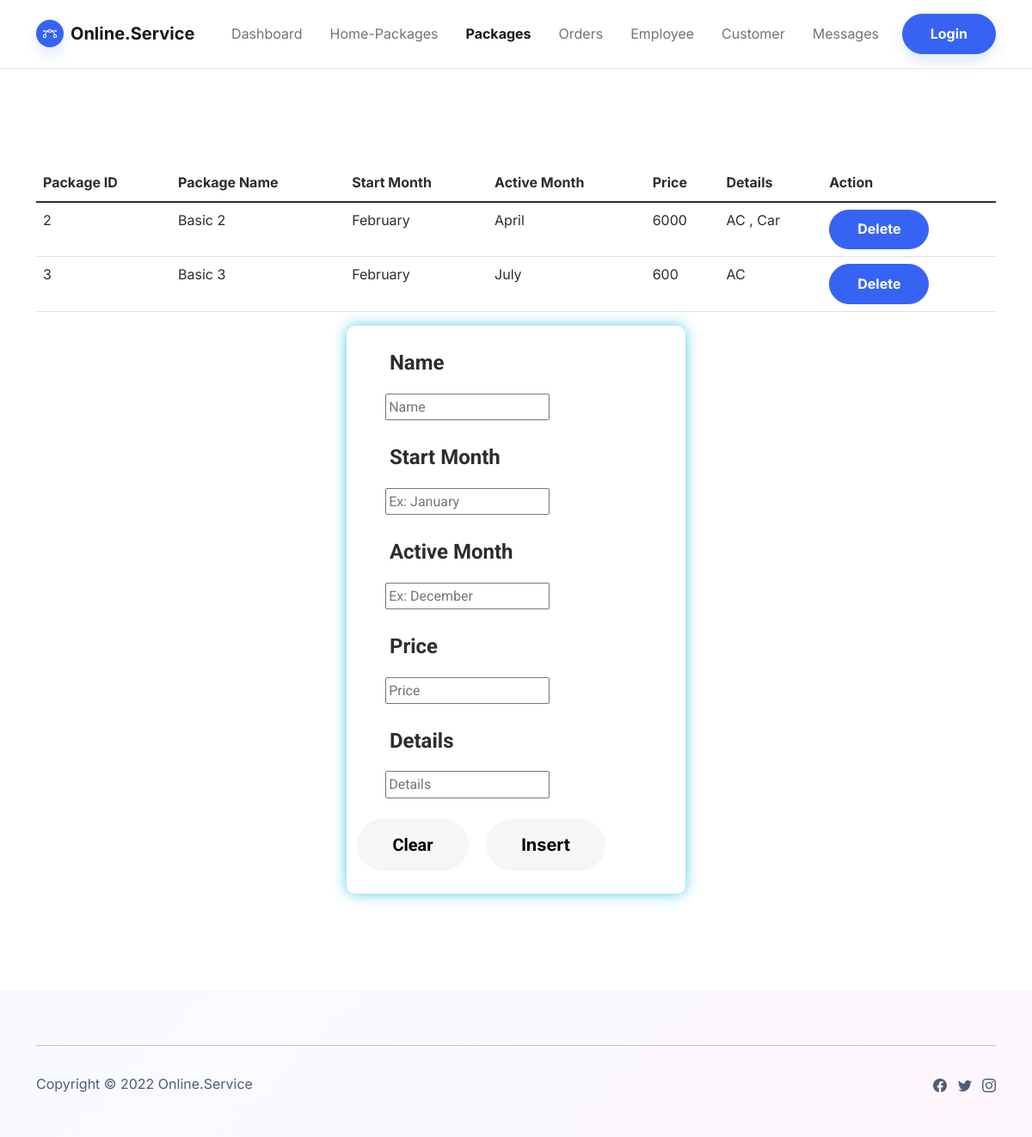
Page /packages_admin.php on the committed database.
### tables this page shows
CREATE TABLE `packages` (
  `package_id` int(50) NOT NULL,
  `package_name` varchar(30) NOT NULL,
  `start_month` varchar(50) NOT NULL,
  `active_month` varchar(50) NOT NULL,
  `price` varchar(50) NOT NULL,
  `details` text NOT NULL
);

### packages_admin.php (the view, shortened to what this page needs)
<!DOCTYPE html>
<html lang="en">
<head>
    <link rel="stylesheet" href="assets/bootstrap/css/bootstrap.min.css?h=88e3a007383196388a6d5b5eef85f893">
    <link rel="stylesheet" href="assets/css/Responsive-Form-1.css?h=c6261da663e77c52ac9a03330e69905e">
    <link rel="stylesheet" href="assets/css/Responsive-Form.css?h=89e4edcb6c3458a3d6646f0374cd4470">
</head>
<body style="/*background: url(&quot;design.jpg&quot;);*/background-position: 0 -60px;">
    <nav class="navbar navbar-light navbar-expand-md fixed-top navbar-shrink py-3" id="mainNav">
        <div class="container"><a class="navbar-brand d-flex align-items-center" href="dashboard.php"><span class="bs-icon-sm bs-icon-circle bs-icon-primary shadow d-flex justify-content-center align-items-center me-2 bs-icon">
                    </span><span>Online.Service</span></a>
            <div class="collapse navbar-collapse" id="navcol-1">
                <ul class="navbar-nav mx-auto">
                    <li class="nav-item"><a class="nav-link" href="dashboard.php">Dashboard</a></li>
                    <li class="nav-item"><a class="nav-link" href="homepackages_admin.php">Home-Packages</a></li>
                    <li class="nav-item"><a class="nav-link active" href="packages_admin.php">Packages</a></li>
                    <li class="nav-item"><a class="nav-link" href="#">Orders</a></li>
                    <li class="nav-item"><a class="nav-link" href="#">Employee</a></li>
                    <li class="nav-item"><a class="nav-link" href="customer_admin.php">Customer</a></li>
                    <li class="nav-item"><a class="nav-link" href="Messages_admin.php">Messages</a></li>
                    <?php
                    if(isset($_SESSION["aemail"])) {
?>
<?php  $_SESSION["aemail"]; ?></ul><a class="btn btn-primary shadow" role="button" title="logout" href="logout.php">Logout</a>
<?php
}else { ?>
  </ul><a class="btn btn-primary shadow" role="button" href="adminlogin.php">Login</a>
<?php }
?>
            </div>
        </div>
    </nav>
    <section class="py-5 mt-5">
        <div class="container py-5">
            <div class="row pt-5">
                <div class="col">
                    <div class="table-responsive">
                        <table class="table">
                            <thead>
                                <tr>
                                    <th>Package ID</th>
                                    <th>Package Name</th>
                                    <th>Start Month</th>
                                    <th>Active Month</th>
                                    <th>Price</th>
                                    <th>Details</th>
                                    <th> Action </th>
                                </tr>
                            </thead>
                            <tbody>
                            <?php
    $link = mysqli_connect("localhost", "root", "", "online_service_agency");
     $query = "SELECT * FROM packages;";
           $result = mysqli_query($link, $query);
           if(mysqli_num_rows($result) > 0){
     while($row = mysqli_fetch_assoc($result)) {
       ?>
                                    <td><?php echo $row['package_id']; ?></td>
                                    <td><?php echo $row['package_name']; ?></td>
                                    <td><?php echo $row['start_month']; ?></td>
                                    <td><?php echo $row['active_month']; ?></td>
                                    <td><?php echo $row['price']; ?></td>
                                    <td><?php echo $row['details']; ?></td>
                                    <td><a href="delete_packages.php?package_id=<?php echo $row['package_id']; ?>" class="btn btn-primary">Delete</a></td>
                                <?php
      }
            }
      ?>
                            </tbody>
                        </table>
                    </div>
                </div>
                <div class="col-md-8 col-xl-6 text-center text-md-start mx-auto">
                    <div class="form-group mb-3">
                        <div id="formdiv">
                           <form class="data" action="insertpackages.php" method="post">
                            <div class="row" style="margin-right:0px;margin-left:0px;padding-top:24px;">
                                <div class="col-md-8 offset-md-1">
                                    <p style="margin-left:2%;font-family:Roboto, sans-serif;font-size:24px;"><strong>Name </strong></p>
                                </div>
                                <div class="col-md-10 offset-md-1"><input type="text" style="margin-left:0px;font-family:Roboto, sans-serif;" name="package_name" placeholder="Name"></div>
                            </div>
                            <div class="row" style="margin-right:0px;margin-left:0px;padding-top:24px;">
                                <div class="col-md-8 offset-md-1">
                                    <p style="margin-left:2%;font-family:Roboto, sans-serif;font-size:24px;"><strong>Start Month</strong></p>
                                </div>
                                <div class="col-md-10 offset-md-1"><input type="text" style="margin-left:0px;font-family:Roboto, sans-serif;" name="start_month" placeholder="Ex: January"></div>
                            </div>
                            <div class="row" style="margin-right:0px;margin-left:0px;padding-top:24px;">
                                <div class="col-md-8 offset-md-1">
                                    <p style="margin-left:2%;font-family:Roboto, sans-serif;font-size:24px;"><strong>Active Month</strong></p>
                                </div>
                                <div class="col-md-10 offset-md-1" style="font-family:Roboto, sans-serif;"><input type="text" style="margin-left:0px;" name="active_month" placeholder="Ex: December"></div>
                            </div>
                            <div class="row" style="margin-right:0px;margin-left:0px;padding-top:24px;">
                                <div class="col-md-8 offset-md-1">
                                    <p style="margin-left:2%;font-family:Roboto, sans-serif;font-size:24px;"><strong>Price</strong></p>
                                </div>
                                <div class="col-md-10 offset-md-1"><input type="text" style="margin-left:0px;font-family:Roboto, sans-serif;" name="price" placeholder="Price"></div>
                            </div>
                            <div class="row" style="margin-right:0px;margin-left:0px;padding-top:24px;">
                                <div class="col-md-8 offset-md-1">
                                    <p style="margin-left:2%;font-family:Roboto, sans-serif;font-size:24px;"><strong>Details</strong></p>
                                </div>
                                <div class="col-md-10 offset-md-1"><input type="text" style="margin-left:0px;font-family:Roboto, sans-serif;" name="details" placeholder="Details"></div>
                            </div>
                            <div class="row" style="margin-right:0px;margin-left:0px;padding-top:24px;">
                                <div class="col"><button class="btn btn-light btn-lg" style="font-family:Roboto, sans-serif;" type="reset">Clear </button>
                                <button class="btn btn-light btn-lg" style="margin-left:16px;" type="insert" name="submit" value="submit">Insert</button></div>
                            </div>
                            </form>
                        </div>
                    </div>
                </div>
            </div>
        </div>
    </section>
    <footer class="bg-primary-gradient">
        <div class="container py-4 py-lg-5">
            <hr>
            <div class="text-muted d-flex justify-content-between align-items-center pt-3">
                <p class="mb-0">Copyright © 2022 Online.Service</p>
                <ul class="list-inline mb-0">
                    <li class="list-inline-item"></li>
                    <li class="list-inline-item"></li>
                    <li class="list-inline-item"></li>
                </ul>
            </div>
        </div>
    </footer>
</body>
</html>

### assets/css/Responsive-Form-1.css (style rules this page uses)
#formdiv { padding-bottom: 5%; margin-left: 14%; margin-right: 14%; border-radius: 10.2px; box-shadow: 0 0 16px rgba(81, 203, 238, 1); }

### assets/css/Responsive-Form.css (style rules this page uses)
#formdiv { padding-bottom: 5%; margin-left: 14%; margin-right: 14%; border-radius: 10.2px; box-shadow: 0 0 16px rgba(81, 203, 238, 1); }

### rows in the picture
packages: package_id "2", package_name "Basic 2", start_month "February", active_month "April", price "6000", details "AC , Car"
packages: package_id "3", package_name "Basic 3", start_month "February", active_month "July", price "600", details "AC"
